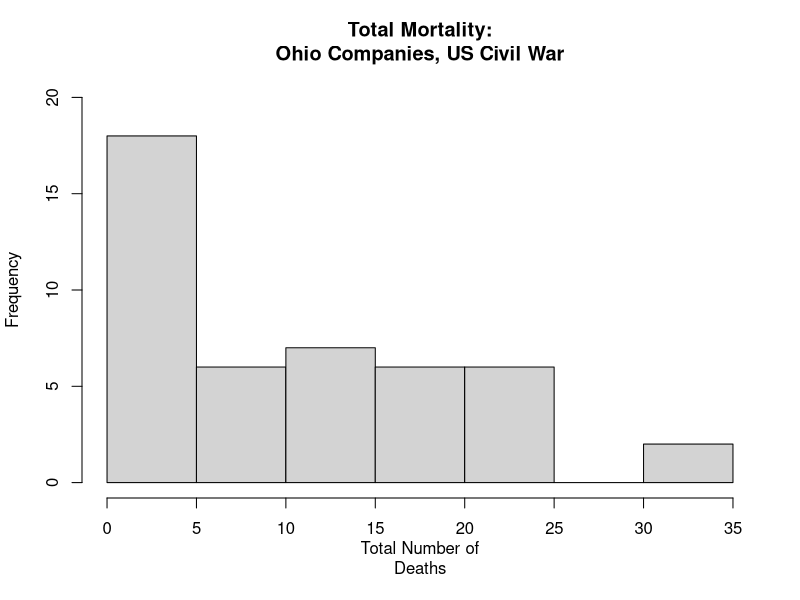
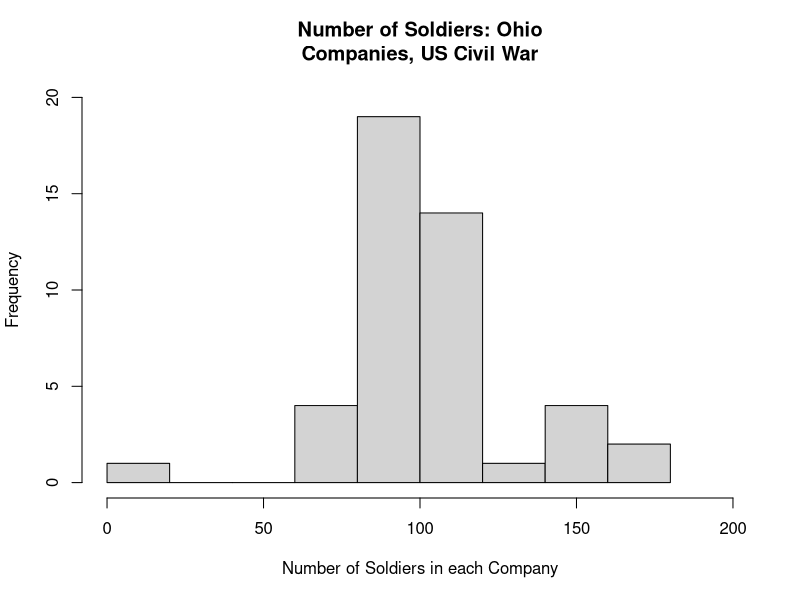

These charts were generated, in order, by the following R code:

getwd()

Ohio <- read.csv("Ohio.csv")

hist( x = Ohio$Death_total, main = "Total Mortality:
Ohio Companies, US Civil War", xlab = "Total Number of
Deaths", ylim = c(0, 20) )

fivenum(Ohio$Death_total)
mean(Ohio$Death_total)

hist( x = Ohio$No_soldiers, main = "Number of Soldiers: Ohio
Companies, US Civil War", ylim = c(0,20), xlim = c(0,200), xlab =
        "Number of Soldiers in each Company" )
